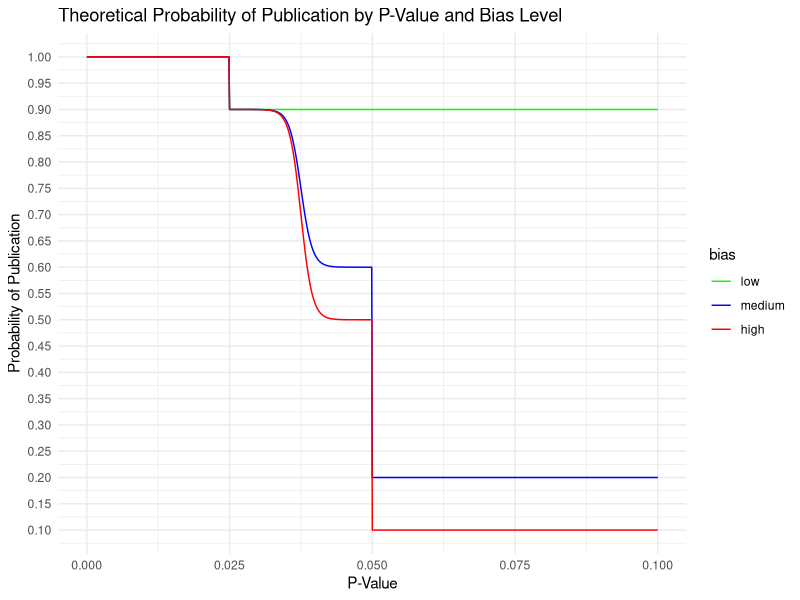
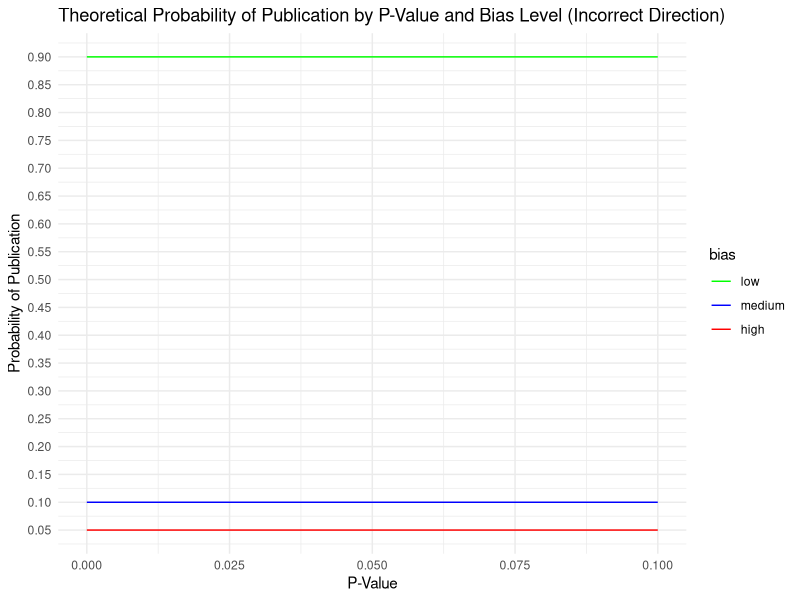
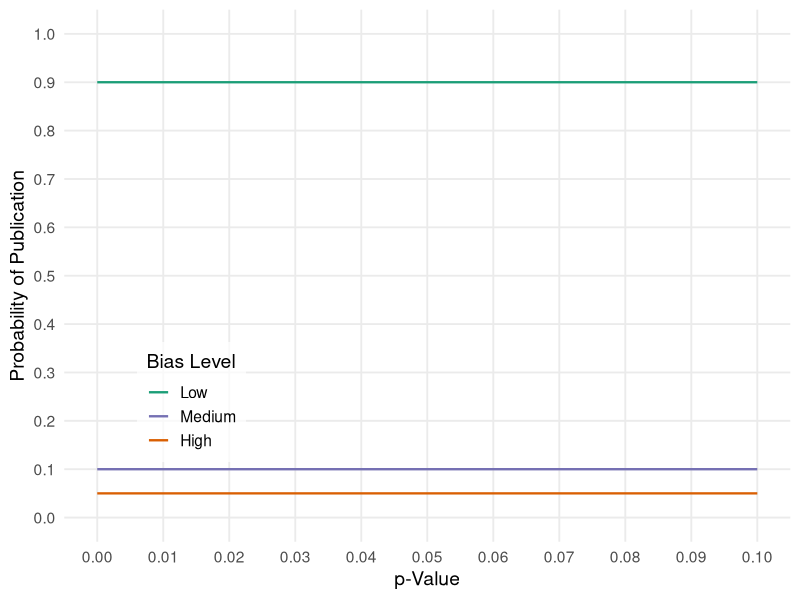
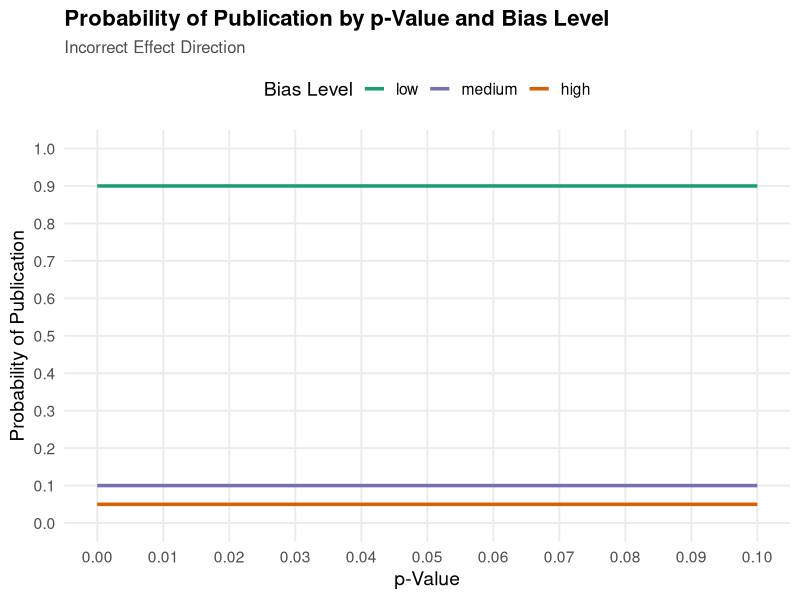

The R source for these figures, in order:
# This script was used in the heterogeneity and ES project. You can find it in that folder.
library(ggplot2)

# The provided publish_decision function
publish_decision <- function(p_value, d, prob) {
  # Ensure that prob is one of the specified values
  if (!(prob %in% c("low", "medium", "high"))) {
    stop("prob must be 'low', 'medium', or 'high'")
  }
  
  # Define probabilities based on 'prob' argument
  prob_values <- list(
    low = 0.9,       # High probability to assign 1
    medium = 0.6,    # Medium probability to assign 1
    high = 0.5       # Lower probability to assign 1
  )
  
  prob_values2 <- list(
    low = 0.9,       # High probability to assign 1
    medium = 0.2,    # Lower probability to assign 1
    high = 0.1       # Lowest probability to assign 1
  )
  
  prob_values3 <- list(
    low = 0.9,       # High probability to assign 1
    medium = 0.1,    # Lower probability to assign 1
    high = 0.05      # Lowest probability to assign 1
  )
  
  # Inverse sigmoid function, as described
  inverse_sigmoid <- function(x, startX, endX, x0, maxY, k, L, prob_assign) {
    return((L) / (1 + exp(-k * (x - x0))) + prob_assign)
  }
  
  # Function to decide publication
  assign_publish <- function(p_value, d, prob_values, prob) {
    if (p_value >= 0.025 & p_value < 0.05 & d > 0) {
      prob_assign <- prob_values[[prob]]
      prob_assigned <- inverse_sigmoid(p_value, 0.05, 0.025, (0.025 + 0.05)/2, 0.9, -1000, 0.9 - prob_assign, prob_assign)
      return(prob_assigned)
    } else if (p_value < 0.025 & d > 0) {
      return(1) # 100% probability to assign 1
    } else if (p_value >= 0.05 & d > 0) {
      prob_assign <- prob_values2[[prob]]
      return(prob_assign)
    } else if (d < 0) {
      prob_assign <- prob_values3[[prob]]
      return(prob_assign)
    }
  }
  # My original function has the following code:
  # publish <- assign_publish(p_value, d, prob_values, prob)
  # return(list(p_value = p_value, publish = publish))
  # For plotting, use the following instead
  prob <- assign_publish(p_value, d, prob_values, prob)
  return(prob)
  
}

# Generate a sequence of p-values between 0 and 0.1
p_values <- seq(0, 0.1, by = 0.0001)
bias_levels <- c("low", "medium", "high")
results <- expand.grid(p_value = p_values, bias = bias_levels)
results$probability <- NA

# Simulate publication decisions for each p-value and bias level
for (i in 1:nrow(results)) {
  results$probability[i] <- publish_decision(results$p_value[i], 1, results$bias[i])
}

# Plot the results with custom colors for each bias level
# Plotting Correct direction
ggplot(results, aes(x = p_value, y = probability, color = bias)) +
  geom_line() +
  scale_y_continuous(breaks = seq(0, 1, by = 0.05)) + # Detailed y-axis
  scale_color_manual(values = c("low" = "green", "medium" = "blue", "high" = "red")) + # Custom colors
  labs(title = "Theoretical Probability of Publication by P-Value and Bias Level",
       x = "P-Value",
       y = "Probability of Publication") +
  theme_minimal()

# Plotting incorrect direction
# Adjust the simulation for an incorrect direction by setting d to a negative value
for (i in 1:nrow(results)) {
  results$probability[i] <- publish_decision(results$p_value[i], -1, results$bias[i])
}

# Continue with plotting as before, using custom colors
ggplot(results, aes(x = p_value, y = probability, color = bias)) +
  geom_line() +
  scale_y_continuous(breaks = seq(0, 1, by = 0.05)) + # Detailed y-axis
  scale_color_manual(values = c("low" = "green", "medium" = "blue", "high" = "red")) + # Custom colors
  labs(title = "Theoretical Probability of Publication by P-Value and Bias Level (Incorrect Direction)",
       x = "P-Value",
       y = "Probability of Publication") +
  theme_minimal()


####
# Modern plot for correct direction
ggplot(results, aes(x = p_value, y = probability, color = bias)) +
  geom_line(size = 0.8) +
  scale_y_continuous(breaks = seq(0, 1, by = 0.1), limits = c(0, 1)) +
  scale_x_continuous(breaks = seq(0, 0.1, by = 0.01)) +
  scale_color_manual(
    values = c("low" = "#1b9e77", "medium" = "#7570b3", "high" = "#d95f02"),
    labels = c("Low", "Medium", "High")
  ) +
  labs(
    x = "p-Value",
    y = "Probability of Publication",
    color = "Bias Level"
  ) +
  theme_minimal(base_size = 14) +
  theme(
    plot.title = element_text(face = "bold", size = 16),
    plot.subtitle = element_text(size = 12, color = "gray30"),
    legend.position = "inside",                 # new syntax
    legend.position.inside = c(0.1, 0.15),      # coordinates inside plot
    legend.justification = c(0, 0),             # anchor legend’s bottom-left corner
    legend.background = element_rect(fill = alpha("white", 0.7), color = NA),
    panel.grid.minor = element_blank()
  )


# Modern plot for incorrect direction
ggplot(results, aes(x = p_value, y = probability, color = bias)) +
  geom_line(size = 1.2) +
  scale_y_continuous(breaks = seq(0, 1, by = 0.1), limits = c(0, 1)) +
  scale_x_continuous(breaks = seq(0, 0.1, by = 0.01)) +
  scale_color_manual(values = c("low" = "#1b9e77", 
                                "medium" = "#7570b3", 
                                "high" = "#d95f02")) + 
  labs(title = "Probability of Publication by p-Value and Bias Level",
       subtitle = "Incorrect Effect Direction",
       x = "p-Value",
       y = "Probability of Publication",
       color = "Bias Level") +
  theme_minimal(base_size = 14) +
  theme(
    plot.title = element_text(face = "bold", size = 16),
    plot.subtitle = element_text(size = 12, color = "gray30"),
    legend.position = "top",
    panel.grid.minor = element_blank()
  )
